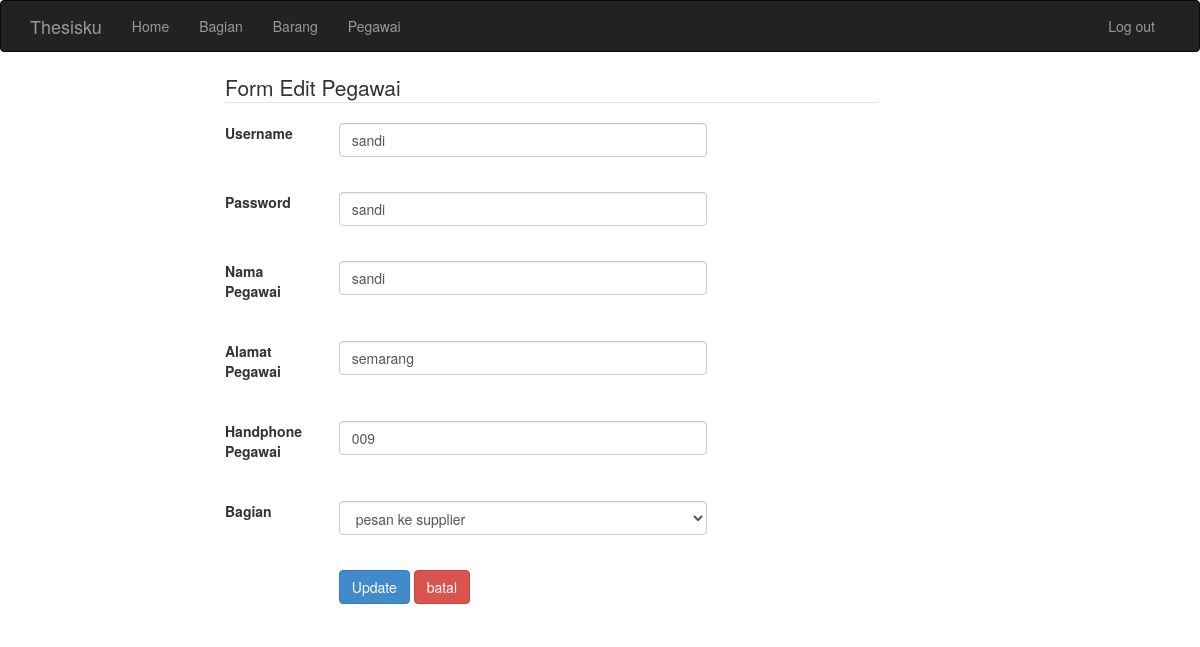
/admin/pegawai/pegawai_form_edit.php?id=14, run on an earlier commit of the app's database.
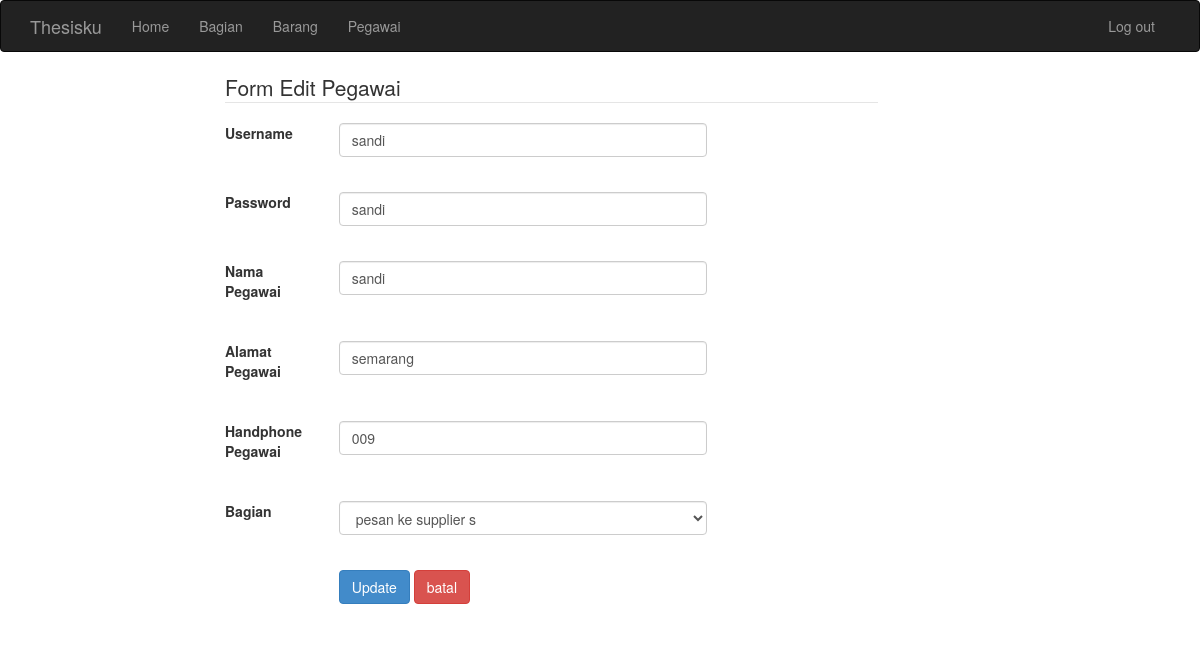
And on a later commit of the database.
### tables this page shows
CREATE TABLE `pegawai` (
  `id_pegawai` int(16) NOT NULL,
  `username` varchar(32) NOT NULL,
  `password` varchar(16) NOT NULL,
  `nama_pegawai` varchar(32) NOT NULL,
  `alamat_pegawai` varchar(64) NOT NULL,
  `hp_pegawai` varchar(16) NOT NULL,
  `id_bagian` int(8) NOT NULL
);

CREATE TABLE `bagian` (
  `id_bagian` int(8) NOT NULL,
  `nama_bagian` varchar(32) NOT NULL
);

### class/pegawai.php (called while the page is built, shortened)
<?php
	class pegawai
	{
		private $conn;
		function __construct($conn) {
			$this->conn = $conn;
		}
		function PegawaiList ()
		{
			$sqlPegawaiList = $this->conn->query("SELECT id_pegawai, username, password, nama_pegawai, alamat_pegawai, hp_pegawai, nama_bagian FROM pegawai NATURAL JOIN bagian ORDER BY nama_pegawai ASC ");
			while ($row = $sqlPegawaiList->fetch_assoc())
			{
				$data [] = $row;
			}
			return $data;
		}
		function findPegawaiById ($id)
		{
			$sqlEditPegawai = $this->conn->query("SELECT * FROM pegawai WHERE id_pegawai = '$id'");
			while ($row = $sqlEditPegawai->fetch_assoc())
			{
				$data[] = $row;
			}
			return $data;
		}
	}
?>

### class/bagian.php (called while the page is built, shortened)
<?php
	class bagian
	{
		private $conn;
		function __construct($conn) {
			$this->conn = $conn;
		}
		function BagianList ()
		{
			$sqlBagianList = $this->conn->query("SELECT * FROM bagian ORDER BY nama_bagian ASC");
			while ($row = $sqlBagianList->fetch_assoc())
			{
				$data [] = $row;
			}
			return $data;
		}
	}
?>

### admin/pegawai/pegawai_edit.php (the view, shortened to what this page needs)
<?php
include "../../class/config.php";
include "../../class/pegawai.php";
include "../../class/bagian.php";
	$id = $_GET ['id'];
	$d1 = new database();
	$conn = $d1->koneksidatabase();
	$BagianList = new bagian($conn);
	$BagianList->BagianList();
	$DaftarBagian = $BagianList->BagianList();
	$PegawaiList = new pegawai($conn);
	$PegawaiList->PegawaiList();
	$DaftarPegawai = $PegawaiList->PegawaiList();
	$Pegawai = $PegawaiList->findPegawaiById($id);
?>
<div class="container-fluid">
    	<div class="col-md-7 col-md-offset-2">
    		<form class="form-horizontal" method="post" action="pegawai_update.php">
    			<?php
                    if(empty($Pegawai)){
                    }else{
                    foreach ($Pegawai as $key => $value) {
                    ?>
                <legend> Form Edit Pegawai </legend>
                <div class="form-group">
                	<label for="username" class="col-md-2"> Username  </label>
                	<div class="col-md-7">
                    	<input type="text" class="form-control" id="username" name="username" value="<?php echo $value['username']; ?>">
                    </div>
                </div>
                <br>
                <div class="form-group">
                	<label for="password" class="col-md-2"> Password  </label>
                	<div class="col-md-7">
                    	<input type="text" class="form-control" id="password" name="password" value="<?php echo $value['password']; ?>">
                    </div>
                </div>
                <br>
                <div class="form-group">
                	<label for="nama_pegawai" class="col-md-2"> Nama Pegawai  </label>
                	<div class="col-md-7">
                    	<input type="text" class="form-control" id="nama pegawai" name="nama_pegawai" value="<?php echo $value['nama_pegawai']; ?>">
                    </div>
                </div>
                <br>
                <div class="form-group">
                	<label for="alamat_pegawai" class="col-md-2"> Alamat Pegawai  </label>
                	<div class="col-md-7">
                    	<input type="text" class="form-control" id="alamat pegawai" name="alamat_pegawai" value="<?php echo $value['alamat_pegawai']; ?>">
                    </div>
                </div>
                <br>
                <div class="form-group">
                	<label for="handphone_pegawai" class="col-md-2"> Handphone Pegawai  </label>
                	<div class="col-md-7">
                    	<input type="text" class="form-control" id="hp_pegawai" name="hp_pegawai" value="<?php echo $value['hp_pegawai']; ?>">
                    </div>
                </div>
                <br>
                <div class="form-group">
                	<label for="id_bagian" class="col-md-2"> Bagian  </label>
                    <div class="col-md-7">
                	<select class="form-control" name="id_bagian" id="id_bagian">
                          	<?php
									foreach($DaftarBagian as $dri){
                                ?>
                                <option <?php echo ($dri['id_bagian'] == $value['id_bagian']) ? 'selected' : '' ?> value="<?php echo $dri['id_bagian'] ?>"><?php echo $dri['nama_bagian'] ?></option>
                                <?php
									}
								?>
                          </select>
                          </div>
                </div>
                <br>
                <div class="form-group">
                	<div class="col-md-7 col-md-offset-2">
                		<input type="submit" class="btn btn-md btn-primary" name="update" value="Update" >
                            <input type="reset" class="btn btn-danger" name="batal" value="batal">
                    </div>
                </div>
                <?php
                    }}
                    ?>
    		</form>
        </div>
    </div>

What changed in the data, as far as the page shows it:
changed through a linked row, pegawai "sandi": id_bagian "pesan ke supplier" → "pesan ke supplier s"
